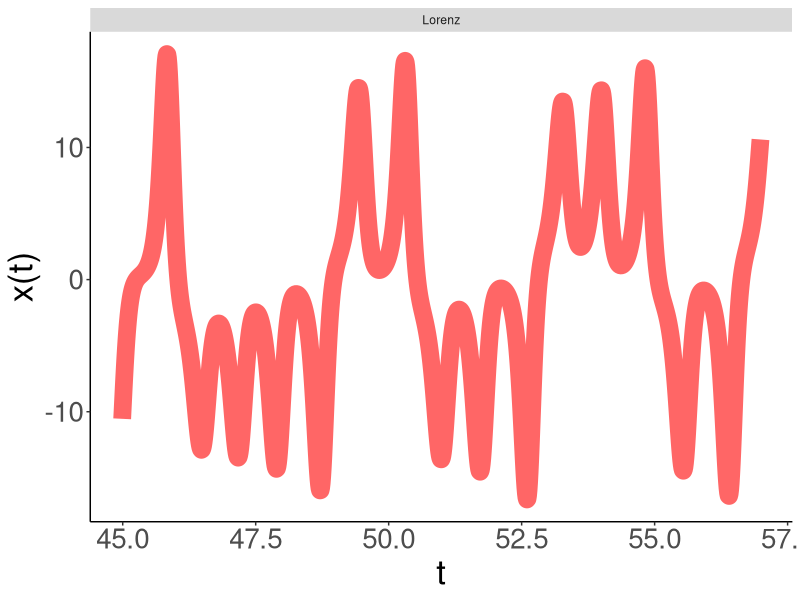
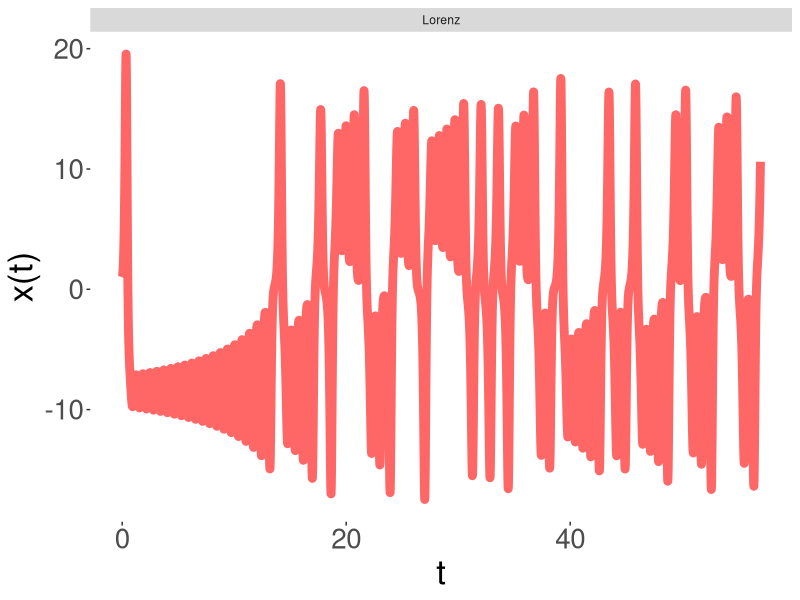

Source code (R) for these figures, in order:
#+++++++++++++++++++++++++++++++++++++++++++++++++++++++++++++++++++++++++++++++
#
#
# FileName:
# FileDescription:
#
#
#
#+++++++++++++++++++++++++++++++++++++++++++++++++++++++++++++++++++++++++++++++
# Miguel P. Xochicale [http://mxochicale.github.io]
# Doctoral Researcher in Human-Robot Interaction
# University of Birmingham, U.K. (2014-2018)
#+++++++++++++++++++++++++++++++++++++++++++++++++++++++++++++++++++++++++++++++


library(data.table)
library(ggplot2)
library(deSolve)

Lorenz <- function(t, state, parameters){
          with(as.list( c(state,parameters)),
              {
              #rate of change
              dX <- sigma*(Y-X)
              dY <- rho*X - X*Z - Y
              dZ <- X*Y - beta*Z

              # return the rate of change
              list( c(dX, dY, dZ) )
              }
          )# end with(as.list...
}

#define controlling parameters
# rho     - Scaled Rayleigh number.
# sigma   - Prandtl number.
# beta   - Geometry ascpet ratio.
parameters <- c(rho=28, sigma= 10, beta=8/3)

#define initial state
state <- c(X=1, Y=1, Z=1)
# state <- c(X=20, Y=41, Z=20)


# define integrations times
# times <- seq(0,100, by=0.001)
times <- seq(0,100, by=0.01)


#perform the integration and assign it to variable 'out'
out <- ode(y=state, times= times, func=Lorenz, parms=parameters)


LorenzStateSpace <- as.data.table(out)


fsNNtmp <-function(x) {list("Lorenz")}
LorenzStateSpace[,c("type"):=fsNNtmp(), ]
LorenzStateSpace[,Sample:=seq(.N)]
setcolorder(LorenzStateSpace, c(5,6,1:4))







################################################################################
# Plotting time series



plotlinewidth <- 6


################################
### (4.2) Windowing Data
windowframe = 4500:5700
Ba <- LorenzStateSpace[,.SD[windowframe]]


# png(filename="Ba.png",
#     type="cairo",
#     width = image_width, height = image_height,units = "px", bg = image_bg,
#     pointsize=25,
#     res=75
# )
# dev.off()

p <- ggplot(Ba) +
   geom_line(aes(x=time,y=X),colour='red',lwd = plotlinewidth,alpha=0.6)+
   facet_wrap(~type, scales = 'free', nrow = 4)+
   labs( x = 't', y='x(t)' )+
   theme(axis.text=element_text(size=20),
         axis.title=element_text(size=25))+
   theme(legend.position="none")+
   theme(panel.grid.major = element_blank(),
         panel.grid.minor = element_blank(),
         panel.background = element_rect(fill = "transparent",colour = NA),
         plot.background = element_rect(fill = "transparent",colour = NA),
         axis.line = element_line(colour = "black")
         )


width = 1000
height = 600
text.factor = 1
dpi <- text.factor * 100
width.calc <- width / dpi
height.calc <- height / dpi

ggsave(filename = "Ba.png",
             dpi = dpi,
             width = width.calc,
             height = height.calc,
             units = 'in',
             bg = "transparent",
             device = "png"
             )


# http://ggplot2.tidyverse.org/reference/ggsave.html
# https://stackoverflow.com/questions/26551359/r-ggsave-save-thumbnail-size-200-x-200-scaled-image




plotlinewidth <- 3
image_width <- 800
image_height <- 500
image_dpi <- 300
image_bg <- "transparent" #image_bg <- "white"



################################
### (4.2) Windowing Data
windowframe = 00:5700
Bb <- LorenzStateSpace[,.SD[windowframe]]

# png(filename="Bb.png",
#     # type="cairo",
#     width = image_width, height = image_height,units = "px", bg = image_bg
#     # pointsize=25
#     # res=75
# )
# dev.off()


p <- ggplot(Bb) +
   geom_line(aes(x=time,y=X), colour='red', lwd = plotlinewidth,alpha=0.6)+
   facet_wrap(~type, scales = 'free', nrow = 4)+
   labs( x = 't', y='x(t)' )+
   theme(axis.text=element_text(size=20),
         axis.title=element_text(size=25))+
   theme(legend.position="none")+
   theme(
      panel.grid.major = element_blank(),
      panel.grid.minor = element_blank(),
      panel.background = element_rect(fill = "transparent",colour = NA),
      plot.background = element_rect(fill = "transparent",colour = NA)
      # axis.line = element_line(colour = "black")
      )


ggsave(filename = "Bb.png",
             dpi = dpi,
             width = width.calc,
             height = height.calc,
             units = 'in',
             bg = "transparent",
             device = "png"
             )
